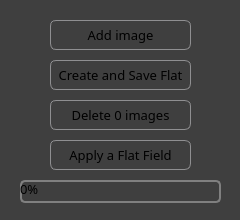
<?xml version="1.0" encoding="UTF-8"?>
<ui version="4.0">
 <class>MainWindow</class>
 <widget class="QMainWindow" name="MainWindow">
  <property name="geometry">
   <rect>
    <x>0</x>
    <y>0</y>
    <width>240</width>
    <height>220</height>
   </rect>
  </property>
  <property name="minimumSize">
   <size>
    <width>240</width>
    <height>220</height>
   </size>
  </property>
  <property name="maximumSize">
   <size>
    <width>240</width>
    <height>220</height>
   </size>
  </property>
  <property name="windowTitle">
   <string>Flat Maker</string>
  </property>
  <property name="styleSheet">
   <string notr="true">background-color: rgb(63, 63, 63);</string>
  </property>
  <widget class="QWidget" name="centralwidget">
   <widget class="QPushButton" name="selectImages">
    <property name="geometry">
     <rect>
      <x>50</x>
      <y>20</y>
      <width>141</width>
      <height>30</height>
     </rect>
    </property>
    <property name="font">
     <font>
      <family>Arial Nova Cond Light</family>
      <pointsize>10</pointsize>
     </font>
    </property>
    <property name="styleSheet">
     <string notr="true">QPushButton {
    border: 1px solid #8f8f91;
    border-radius: 6px;
    background-color: qlineargradient(x1: 0, y1: 0, x2: 0, y2: 1,
                                      stop: 0 #f6f7fa, stop: 1 #dadbde);
    min-width: 80px;
}

QPushButton:pressed {
    background-color: qlineargradient(x1: 0, y1: 0, x2: 0, y2: 1,
                                      stop: 0 #dadbde, stop: 1 #f6f7fa);
}

QPushButton:flat {
    border: none; /* no border for a flat push button */
}

QPushButton:default {
    border-color: navy; /* make the default button prominent */
}</string>
    </property>
    <property name="text">
     <string>Add image</string>
    </property>
   </widget>
   <widget class="QPushButton" name="createFlat">
    <property name="geometry">
     <rect>
      <x>50</x>
      <y>60</y>
      <width>141</width>
      <height>30</height>
     </rect>
    </property>
    <property name="font">
     <font>
      <family>Arial Nova Cond Light</family>
      <pointsize>10</pointsize>
     </font>
    </property>
    <property name="styleSheet">
     <string notr="true">QPushButton {
    border: 1px solid #8f8f91;
    border-radius: 6px;
    background-color: qlineargradient(x1: 0, y1: 0, x2: 0, y2: 1,
                                      stop: 0 #f6f7fa, stop: 1 #dadbde);
    min-width: 80px;
}

QPushButton:pressed {
    background-color: qlineargradient(x1: 0, y1: 0, x2: 0, y2: 1,
                                      stop: 0 #dadbde, stop: 1 #f6f7fa);
}

QPushButton:flat {
    border: none; /* no border for a flat push button */
}

QPushButton:default {
    border-color: navy; /* make the default button prominent */
}</string>
    </property>
    <property name="text">
     <string>Create and Save Flat</string>
    </property>
   </widget>
   <widget class="QPushButton" name="deleteImages">
    <property name="geometry">
     <rect>
      <x>50</x>
      <y>100</y>
      <width>141</width>
      <height>30</height>
     </rect>
    </property>
    <property name="font">
     <font>
      <family>Arial Nova Cond Light</family>
      <pointsize>10</pointsize>
     </font>
    </property>
    <property name="styleSheet">
     <string notr="true">QPushButton {
    border: 1px solid #8f8f91;
    border-radius: 6px;
    background-color: qlineargradient(x1: 0, y1: 0, x2: 0, y2: 1,
                                      stop: 0 #f6f7fa, stop: 1 #dadbde);
    min-width: 80px;
}

QPushButton:pressed {
    background-color: qlineargradient(x1: 0, y1: 0, x2: 0, y2: 1,
                                      stop: 0 #dadbde, stop: 1 #f6f7fa);
}

QPushButton:flat {
    border: none; /* no border for a flat push button */
}

QPushButton:default {
    border-color: navy; /* make the default button prominent */
}</string>
    </property>
    <property name="text">
     <string>Delete 0 images</string>
    </property>
   </widget>
   <widget class="QProgressBar" name="progressBar">
    <property name="geometry">
     <rect>
      <x>20</x>
      <y>180</y>
      <width>201</width>
      <height>23</height>
     </rect>
    </property>
    <property name="font">
     <font>
      <family>Arial Nova Cond Light</family>
      <pointsize>10</pointsize>
     </font>
    </property>
    <property name="styleSheet">
     <string notr="true">QProgressBar {
    border: 2px solid grey;
    border-radius: 5px;
}

QProgressBar::chunk {
    background-color: #EFA46C;
    width: 1px;
}</string>
    </property>
    <property name="value">
     <number>0</number>
    </property>
    <property name="textVisible">
     <bool>true</bool>
    </property>
    <property name="invertedAppearance">
     <bool>false</bool>
    </property>
   </widget>
   <widget class="QPushButton" name="applyFlat">
    <property name="geometry">
     <rect>
      <x>50</x>
      <y>140</y>
      <width>141</width>
      <height>30</height>
     </rect>
    </property>
    <property name="font">
     <font>
      <family>Arial Nova Cond Light</family>
      <pointsize>10</pointsize>
     </font>
    </property>
    <property name="styleSheet">
     <string notr="true">QPushButton {
    border: 1px solid #8f8f91;
    border-radius: 6px;
    background-color: qlineargradient(x1: 0, y1: 0, x2: 0, y2: 1,
                                      stop: 0 #f6f7fa, stop: 1 #dadbde);
    min-width: 80px;
}

QPushButton:pressed {
    background-color: qlineargradient(x1: 0, y1: 0, x2: 0, y2: 1,
                                      stop: 0 #dadbde, stop: 1 #f6f7fa);
}

QPushButton:flat {
    border: none; /* no border for a flat push button */
}

QPushButton:default {
    border-color: navy; /* make the default button prominent */
}</string>
    </property>
    <property name="text">
     <string>Apply a Flat Field</string>
    </property>
   </widget>
  </widget>
 </widget>
 <resources/>
 <connections/>
</ui>
